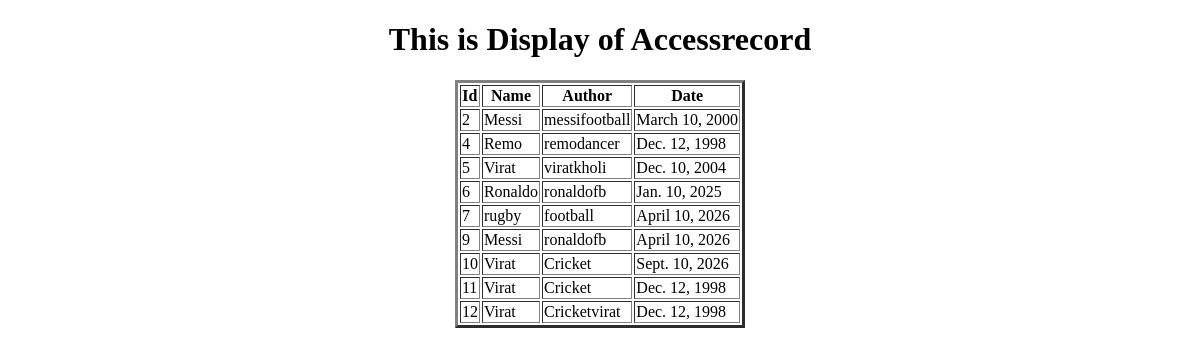
The app's page /display_access/, older data.
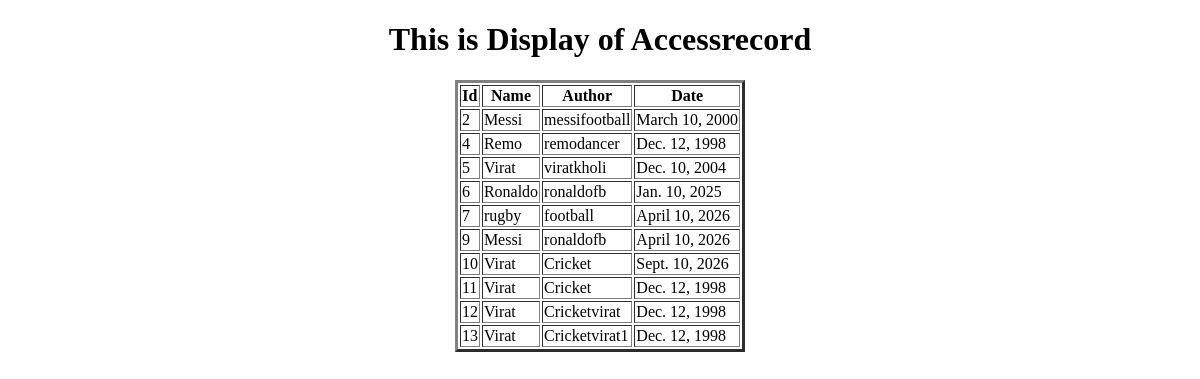
The same page, newer data.
### app/models.py (models this page shows, shortened)
class Accessrecord(models.Model):
    name=models.ForeignKey(Webpage,on_delete=models.CASCADE)
    author=models.CharField(max_length=100)
    date=models.DateField()

class Webpage(models.Model):
    topic_name=models.ForeignKey(Topic,on_delete=models.CASCADE)
    name=models.CharField(max_length=100)
    url=models.URLField()
    def __str__(self):
            return self.name

### app/views.py (the view)
# urls.py: path('display_access/',display_access,name='display_access'),
def display_access(request):
    QLAO=Accessrecord.objects.all()
    d={'QLAO':QLAO}
    return render(request,'display_access.html',d)

### templates/display_access.html (shortened to what this page needs)
<!DOCTYPE html>
<html lang="en">
<head>
</head>
<body>
    <center>
        <h1>This is Display of Accessrecord</h1>
        <table border="3px">
            <tr>
                <th>Id</th>
                <th>Name</th>
                <th>Author</th>
                <th>Date</th>
            </tr>
    {% for AO in QLAO %}
            <tr>
                <td>{{AO.id}}</td>
                <td>{{AO.name}}</td>
                <td>{{AO.author}}</td>
                <td>{{AO.date}}</td>
            </tr>
    {% endfor %}
        </table>
    </center>
</body>
</html>

Row changes from the older to the newer data that the page shows:
added Accessrecord: id "13", name "Virat", author "Cricketvirat1", date "Dec. 12, 1998"
